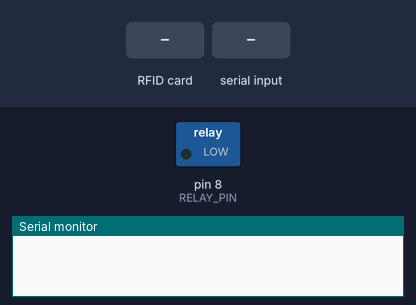
The sketch below on a simulated Arduino Uno, built with avr-gcc and run on an emulated ATmega328P. Parts: switched loads named in the sketch (green lamp = pin HIGH), the last lines printed to the serial monitor. The inputs (shaded band) are chosen by the test bench. Pins used as bus, display or sensor lines are not drawn.

Above: at 1.2 s.
1.3 s: RFID card 5E 7A 19 C4 held to the reader
2.8 s: "OK\n" received over Serial
At 3.1 s:
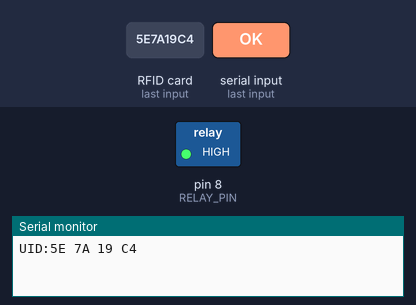
Timing chart, 0 to 7.3 s (numbered marks = the images above; inputs shaded):
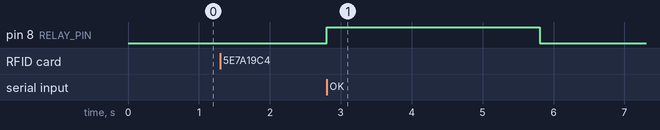

Measured:
- after the input at 2.8 s, pin 8 (RELAY_PIN): LOW → HIGH at once, → LOW 3.0 s later

The sketch:

kartyaOlvasoProgram.ino
```cpp
#include <SPI.h>
#include <MFRC522.h>

#define RST_PIN 9
#define SS_PIN 10
#define RELAY_PIN 8

MFRC522 rfid(SS_PIN, RST_PIN);

String readSerialLineWithTimeout(unsigned long timeoutMs){
  unsigned long start=millis();
  String s="";
  while(millis()-start<timeoutMs){
    while(Serial.available()){
      char c=Serial.read();
      if(c=='\n') return s;
      if(c!='\r') s+=c;
    }
  }
  return s;
}

void setup(){
  Serial.begin(9600);
  SPI.begin();
  rfid.PCD_Init();
  pinMode(RELAY_PIN, OUTPUT);
  digitalWrite(RELAY_PIN, LOW);
}

void loop(){
  if(!rfid.PICC_IsNewCardPresent()) return;
  if(!rfid.PICC_ReadCardSerial()) return;
  char buf[4];
  String uidStr="";
  for(byte i=0;i<rfid.uid.size;i++){
    sprintf(buf,"%02X",rfid.uid.uidByte[i]);
    uidStr+=buf;
    if(i<rfid.uid.size-1) uidStr+=' ';
  }
  Serial.print("UID:");
  Serial.println(uidStr);
  String response=readSerialLineWithTimeout(2000);
  response.trim();
  response.toUpperCase();
  if(response=="OK"){
    digitalWrite(RELAY_PIN,HIGH);
    delay(3000);
    digitalWrite(RELAY_PIN,LOW);
  }
  rfid.PICC_HaltA();
  rfid.PCD_StopCrypto1();
  delay(200);
}
```
